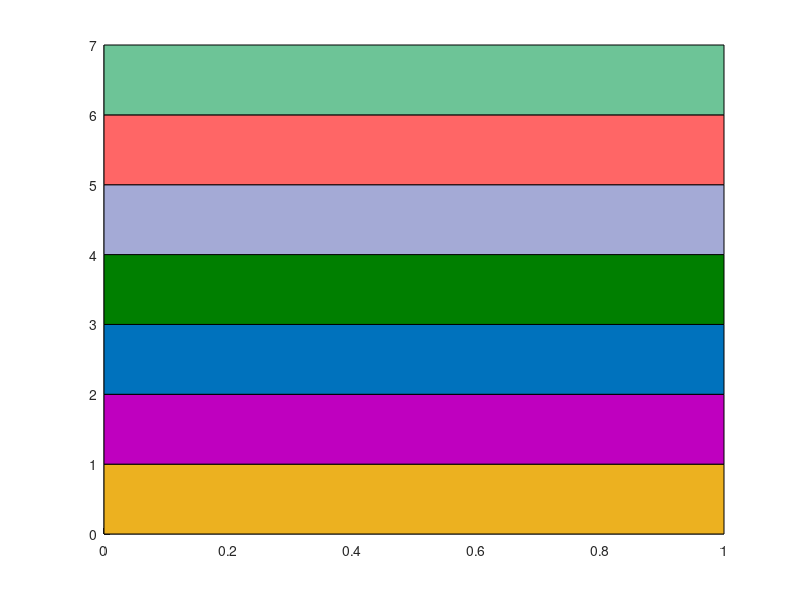

Here is the MATLAB script that generated this plot:
% Colour palette
%   Inspect custom colour palette. Use return argument to get MATLAB RGB
%   (0~1).

function [col] = colour_palette(n)
if nargin == 0
    n = 0;
end

palette = {...
    [236 177 32]/255,...
    [191 0 191]/255,...
    [0 114 189]/255,...
    [0 127 0]/255,...
    [164 170 214]/255,...
    [255 102 102]/255,...
    [109 196 151]/255
    };

if nargout == 0
    % Plot to figure 37 as bands
    figure(1337);
    hold on
    for i = 1:length(palette)
        fill([0 1 1 0],[-1 -1 0 0]+i,palette{i});
    end
    axis auto
    % Print palette
    for i = 1:n
        disp(palette{i}*255)
    end
else
    index = mod(n,length(palette));
    if index == 0
        index = length(palette);
    end
    col = palette{index};
end